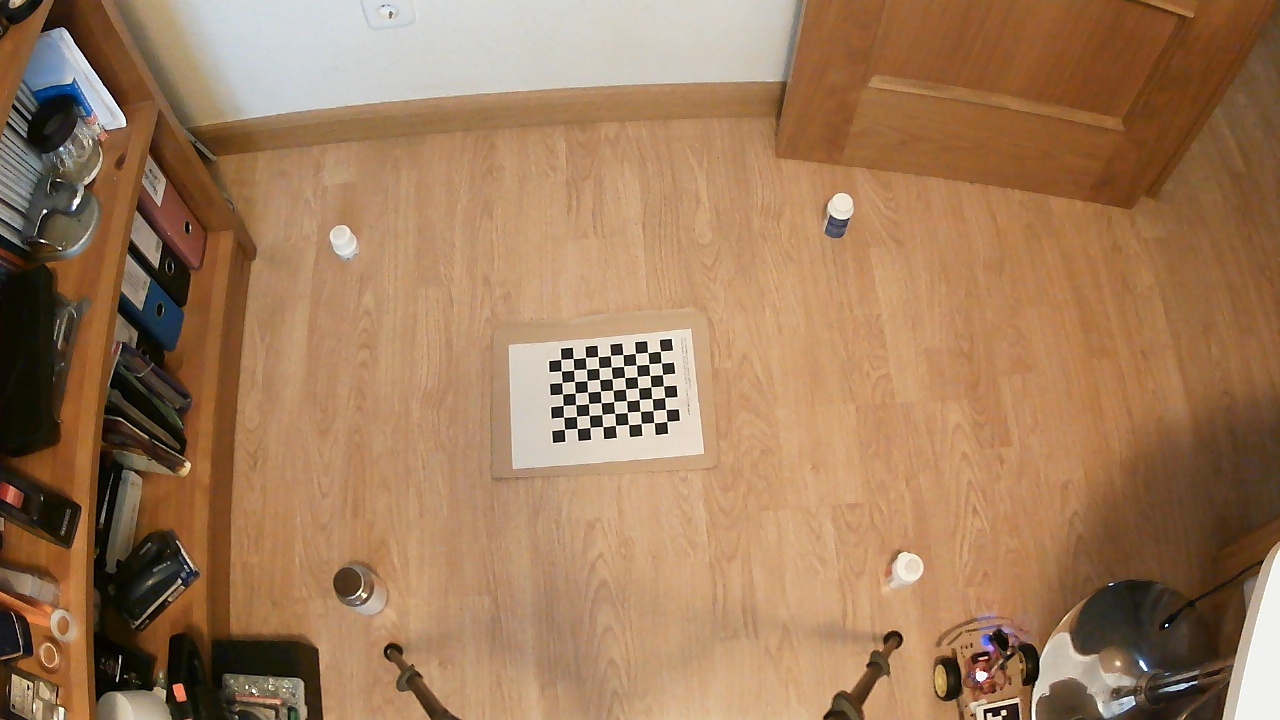
#> input picture images/image0.jpg, 1280 x 720 px; its folder holds only this picture in this run
$ python calibration.py
#> lines starting #> are read from the running program, lines starting #| are printed output that depends on the picture; after the words box and inside, x2 and y2 are one past the last pixel; in counts of white or black regions, pixels touching at a corner belong together
import numpy as np
import cv2 as cv
import glob
import json

chessboardSize = (9,7)
size_of_chessboard_squares_mm = 20
frameSize = (1920,1080)

criteria = (cv.TERM_CRITERIA_EPS + cv.TERM_CRITERIA_MAX_ITER, 30, 0.001)

objp = np.zeros((chessboardSize[0]*chessboardSize[1],3), np.float32)
objp[:,:2] = np.mgrid[0:chessboardSize[0],0:chessboardSize[1]].T.reshape(-1,2)

objp = objp * size_of_chessboard_squares_mm

objpoints = [] # 3d point in real world space
imgpoints = [] # 2d points in image plane.

images = glob.glob('images/*.jpg')

for image in images:
  print("loaded...")
  img = cv.imread(image)
#> img is the input picture: shape (720, 1280, 3); mean B, G, R 90.1, 122.9, 159.7
  gray = cv.cvtColor(img, cv.COLOR_BGR2GRAY)
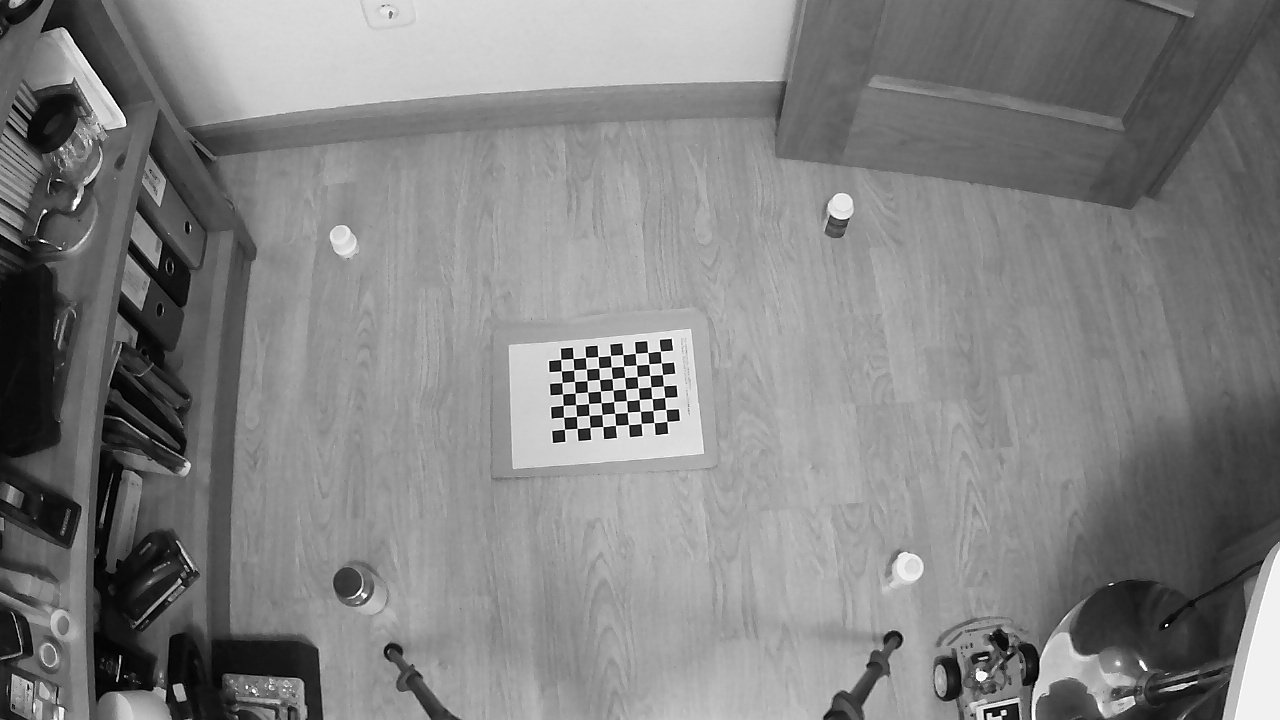
#> gray: shape (720, 1280); min 0, max 255, mean 130.2

  ret, corners = cv.findChessboardCorners(gray, chessboardSize, None)
#> ret = True; corners = 63 rows, first 8: [666.9, 421.4], [654, 422.5], [641.4, 423.4], [628.5, 424.5], [615.5, 425.4], [602.8, 426.6], [590, 427.4], [577.2, 428.4]

  if ret == True:
    objpoints.append(objp)
    corners2 = cv.cornerSubPix(gray, corners, (11,11), (-1,-1), criteria)
#> corners2 = 63 rows, first 8: [665.9, 414.8], [654.2, 425.2], [640.2, 417.3], [628.4, 418.6], [615, 418.9], [602.9, 428.8], [589.3, 421], [583, 421.5]
    imgpoints.append(corners)

    cv.drawChessboardCorners(img, chessboardSize, corners2, ret)
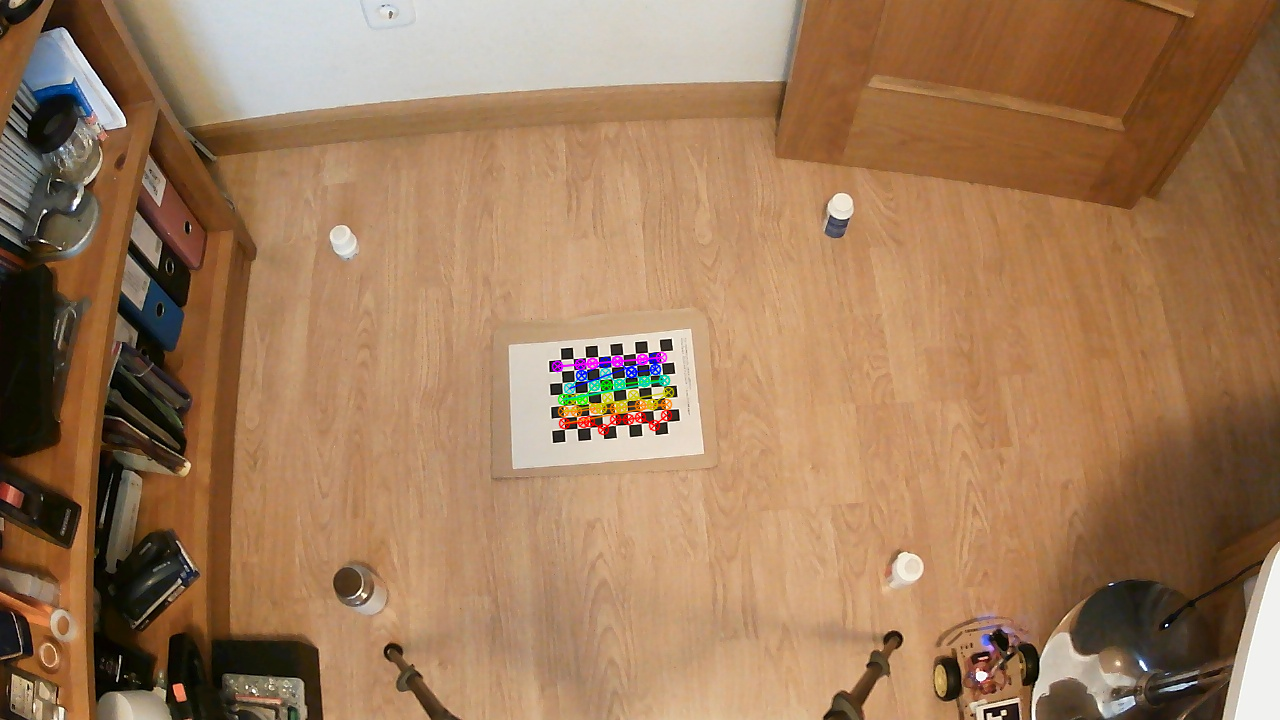
#> img: shape (720, 1280, 3); 0.62% of pixels changed, all inside (x1, y1, x2, y2) = (551, 351, 675, 436)
    cv.imshow('img', img)
    while True:
      if cv.waitKey(0) == 32:  # 32 es el código ASCII para la tecla de espacio
#> (key Esc is pressed here)
        break


cv.destroyAllWindows()

ret, cameraMatrix, distortionCoefficients, rvecs, tvecs = cv.calibrateCamera(objpoints, imgpoints, frameSize, None, None)
#> ret = 6.45; cameraMatrix = [[3316.1, 0, 955], [0, 1618.9, 481.5], [0, 0, 1]]; distortionCoefficients = [[-2.06, -466.7, 0.659, -0.511, 13863]]; rvecs = ([1.62, -0.279, 2.62],); tvecs = ([-162.4, -89.1, 1924.6],)

with open('camera_calib.json', 'w') as file:
  json.dump( { 'camera_matrix': cameraMatrix.tolist(),
  'distortion_coefficients': distortionCoefficients.tolist()}, file )
